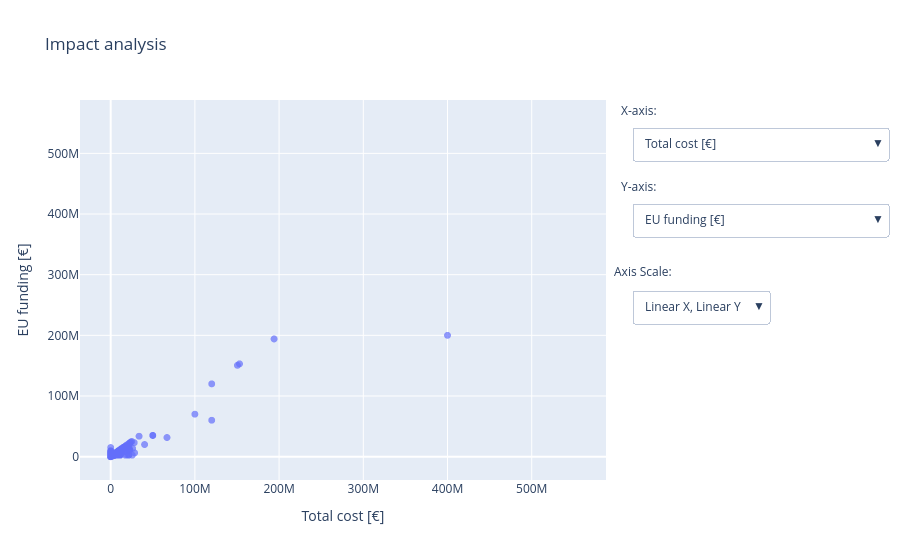

Write notebook code for a chart like this one.
### Code cell
# 3. plotting
x_metric,y_metric = 'total_cost', 'ec_max_contribution'
fig = px.scatter(df, 
                x=x_metric, 
                y=y_metric,
                hover_name='title',
                title='Impact analysis',
                custom_data=hover_data_list,
                labels = metrics_labels
                )
fig.update_traces(
    hovertemplate = hovertemplate,
    mode='markers',
    marker=dict(size=7, opacity=0.7),    
)
fig.update_layout(updatemenus=updatemenus, annotations=annotations)
fig.show()

### Figure 1 — Plotly figure (JSON) as saved in the notebook; plotly's stock layout.template omitted (floating-point values rounded to 4 significant figures; data arrays with more than 128 entries replaced by an {"elided": "..."} marker saying what was removed)
{"data": [{"customdata": {"elided": "15863x7 mixed values"}, "hovertemplate": "<b>%{hovertext}</b><br>Research fields: %{customdata[0]}<br>EU funding contribution: €%{customdata[1]}<br>Total Cost:  €%{customdata[2]}<br># collaborating organizations: %{customdata[3]}<br># publications: %{customdata[4]}<br>Duration: %{customdata[5]} years %{customdata[6]} months<extra></extra>", "hovertext": {"elided": "15863 str values"}, "legendgroup": "", "marker": {"color": "#636efa", "opacity": 0.7, "size": 7, "symbol": "circle"}, "mode": "markers", "name": "", "showlegend": false, "type": "scattergl", "x": {"elided": "15863 mixed values"}, "xaxis": "x", "y": {"elided": "15863 int values"}, "yaxis": "y"}], "layout": {"annotations": [{"align": "left", "showarrow": false, "text": "X-axis:", "x": 1.1, "xref": "paper", "y": 1, "yref": "paper"}, {"align": "left", "showarrow": false, "text": "Y-axis:", "x": 1.1, "xref": "paper", "y": 0.8, "yref": "paper"}, {"align": "left", "showarrow": false, "text": "Axis Scale:", "x": 1.13, "xref": "paper", "y": 0.55, "yref": "paper"}], "legend": {"tracegroupgap": 0}, "title": {"text": "Impact analysis"}, "updatemenus": [{"active": 0, "buttons": [{"args": [{"x": {"elided": "1x15863 mixed values"}}, {"xaxis": {"title": "Total cost [€]"}}], "label": "Total cost [€]", "method": "update"}, {"args": [{"x": {"elided": "1x15863 int values"}}, {"xaxis": {"title": "EU funding [€]"}}], "label": "EU funding [€]", "method": "update"}, {"args": [{"x": {"elided": "1x15863 float values"}}, {"xaxis": {"title": "Total cost per year [€]"}}], "label": "Total cost per year [€]", "method": "update"}, {"args": [{"x": {"elided": "1x15863 float values"}}, {"xaxis": {"title": "EU funding per year [€]"}}], "label": "EU funding per year [€]", "method": "update"}, {"args": [{"x": {"elided": "1x15863 int values"}}, {"xaxis": {"title": "Number of collaborating organizations"}}], "label": "Number of collaborating organizations", "method": "update"}, {"args": [{"x": {"elided": "1x15863 int values"}}, {"xaxis": {"title": "Number of publications"}}], "label": "Number of publications", "method": "update"}, {"args": [{"x": {"elided": "1x15863 int values"}}, {"xaxis": {"title": "Project duration [days]"}}], "label": "Project duration [days]", "method": "update"}], "direction": "down", "showactive": true, "x": 1.05, "xanchor": "left", "y": 0.93, "yanchor": "top"}, {"active": 1, "buttons": [{"args": [{"y": {"elided": "1x15863 mixed values"}}, {"yaxis": {"title": "Total cost [€]"}}], "label": "Total cost [€]", "method": "update"}, {"args": [{"y": {"elided": "1x15863 int values"}}, {"yaxis": {"title": "EU funding [€]"}}], "label": "EU funding [€]", "method": "update"}, {"args": [{"y": {"elided": "1x15863 float values"}}, {"yaxis": {"title": "Total cost per year [€]"}}], "label": "Total cost per year [€]", "method": "update"}, {"args": [{"y": {"elided": "1x15863 float values"}}, {"yaxis": {"title": "EU funding per year [€]"}}], "label": "EU funding per year [€]", "method": "update"}, {"args": [{"y": {"elided": "1x15863 int values"}}, {"yaxis": {"title": "Number of collaborating organizations"}}], "label": "Number of collaborating organizations", "method": "update"}, {"args": [{"y": {"elided": "1x15863 int values"}}, {"yaxis": {"title": "Number of publications"}}], "label": "Number of publications", "method": "update"}, {"args": [{"y": {"elided": "1x15863 int values"}}, {"yaxis": {"title": "Project duration [days]"}}], "label": "Project duration [days]", "method": "update"}], "x": 1.05, "xanchor": "left", "y": 0.73, "yanchor": "top"}, {"buttons": [{"args": [{"xaxis.type": "linear", "yaxis.type": "linear"}], "label": "Linear X, Linear Y", "method": "relayout"}, {"args": [{"xaxis.type": "log", "yaxis.type": "linear"}], "label": "Log X, Linear Y", "method": "relayout"}, {"args": [{"xaxis.type": "linear", "yaxis.type": "log"}], "label": "Linear X, Log Y", "method": "relayout"}, {"args": [{"xaxis.type": "log", "yaxis.type": "log"}], "label": "Log X, Log Y", "method": "relayout"}], "direction": "down", "x": 1.05, "xanchor": "left", "y": 0.5, "yanchor": "top"}], "xaxis": {"anchor": "y", "domain": [0, 1], "title": {"text": "Total cost [€]"}}, "yaxis": {"anchor": "x", "domain": [0, 1], "title": {"text": "EU funding [€]"}}}}
